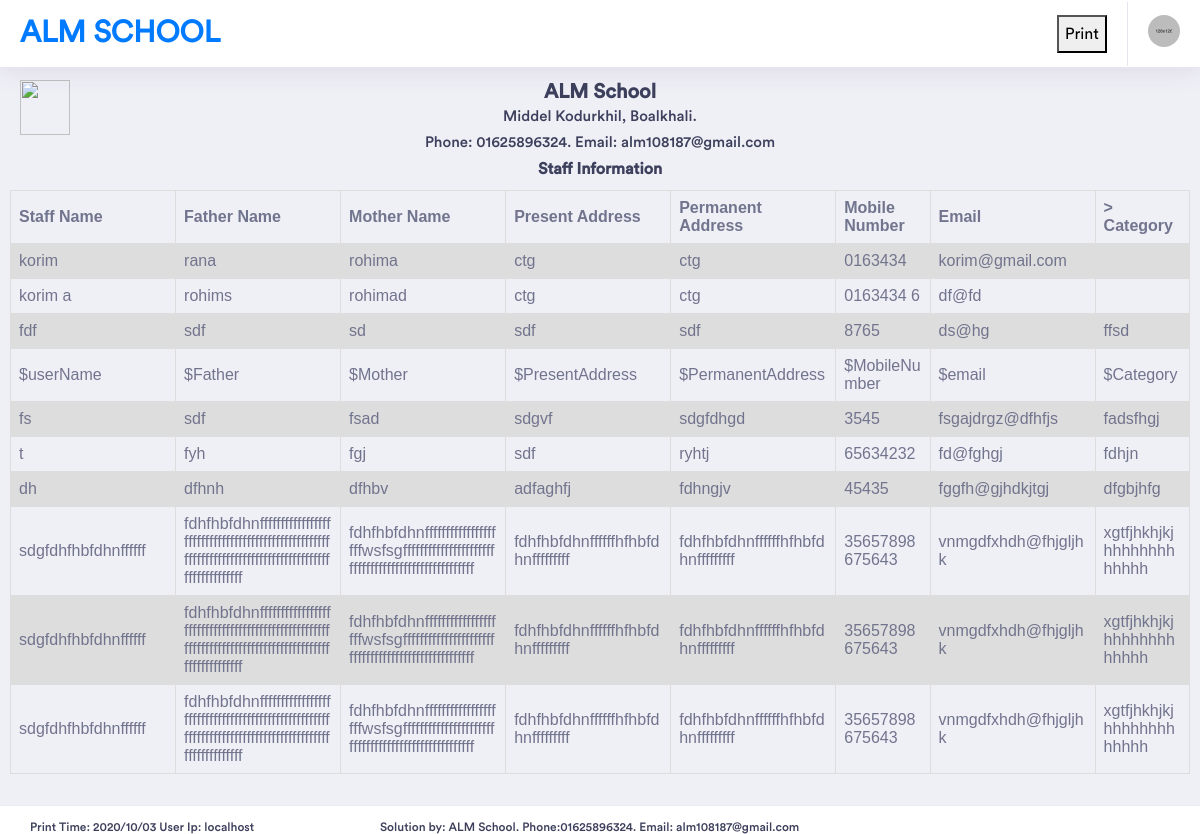
Screenshot of /RptStaff.php with the database file from the repository.
### tables this page shows
CREATE TABLE `staffinfo` (
  `autoId` int(11) NOT NULL,
  `studentName` varchar(100) NOT NULL,
  `fatherName` varchar(111) NOT NULL,
  `motherName` varchar(211) NOT NULL,
  `presentAddress` varchar(211) NOT NULL,
  `permanentAddress` varchar(211) NOT NULL,
  `MobileNumber` varchar(211) NOT NULL,
  `email` varchar(221) NOT NULL,
  `file` varchar(211) NOT NULL,
  `userId` varchar(211) NOT NULL,
  `entryTime` datetime NOT NULL,
  `Category` varchar(250) NOT NULL
);

### RptStaff.php (the view, shortened to what this page needs)
<html>
<head>
</head>
<body>
<div style="height: 70px;">
<?php
include("RptHeaderAll.php");
?>
</div>
<div style="padding: 10px;">
<div style=" height:110px;   text-align: center; ">
	<div style=" width:70px;  float: left;   z-index: 1; position: absolute; " >
	<img src="img/almlogo.png" class="w3-image w3-greyscale-min" style="width:50px; height:55px;" >
	</div>
	<div style=" width:100%; ">
		<h3 Style=" font-weight: bold; margin-bottom: 0px;">ALM School</h3>
		<h5 Style=" margin-bottom: 0px;">Middel Kodurkhil, Boalkhali.</h5>
		<h5 Style=" margin-bottom: 0px;">Phone: 01625896324. Email: alm108187@gmail.com</h5>
		<h4 Style=" font-weight: bold; margin-bottom: 0px;"> Staff Information</h4>
	</div>
</div>
<table style="padding: 15px; margin-bottom: 50px; table-layout: fixed; width: 100%;">
<tr>
<th Style='width:70px'> Staff Name</th>
<th Style='width:70px'> Father Name</th>
<th Style='width:70px'> Mother Name</th>
<th Style='width:70px'> Present Address </th>
<th Style='width:70px'> Permanent Address</th>
<th Style='width:40px'> Mobile Number </th>
<th Style='width:70px'> Email </th>
<th Style='width:40px'>> Category </th>
</tr>
<?php
$link= mysqli_connect("localhost", "root", "");
mysqli_select_db($link,"alm");
	$re="SELECT * FROM `staffinfo` ";
		$dl=mysqli_query($link,$re);
			while($row1=mysqli_fetch_array($dl))
			{
				echo"<tr>";
				echo"<td>".$row1['studentName']."</td>";
				echo"<td>".$row1['fatherName']."</td>";
				echo"<td>".$row1['motherName']."</td>";
				echo"<td>".$row1['presentAddress']."</td>";
				echo"<td>".$row1['permanentAddress']."</td>";
				echo"<td>".$row1['MobileNumber']."</td>";
				echo"<td>".$row1['email']."</td>";
				echo"<td>".$row1['Category']."</td>";
				echo"</tr>";
			}
?>
</table>
<div class="footer"  Style="height:10px;">
                   <h6 Style=" float: left; width: 350px;"> <?php
											echo "Print Time: " . date("Y/m/d");
											   echo " User Ip: ".$_SERVER['HTTP_HOST'];
											  ?></h6>
				<h6 Style=" float: left; width: 450px;">Solution by: ALM School. Phone:01625896324. Email: alm108187@gmail.com</h6>
</div>
</div>
</body>
</html>

### RptStaff.php (style rules this page uses)
table { font-family: arial, sans-serif; border-collapse: collapse; width: 100%; }
td, th { border: 1px solid #dddddd; text-align: left; padding: 8px; word-wrap: break-word; overflow-wrap: break-word; }
tr:nth-child(even) { background-color: #dddddd; }
.footer { position: fixed; left: 0; bottom: 0; width: 100%; }

### rows the page displays
staffinfo: studentName "korim", fatherName "rana", motherName "rohima", presentAddress "ctg", permanentAddress "ctg", MobileNumber "0163434", email "korim@gmail.com"
staffinfo: studentName "korim a", fatherName "rohims", motherName "rohimad", presentAddress "ctg", permanentAddress "ctg", MobileNumber "0163434 6", email "df@fd"
staffinfo: studentName "fdf", fatherName "sdf", motherName "sd", presentAddress "sdf", permanentAddress "sdf", MobileNumber "8765", email "ds@hg", Category "ffsd"
staffinfo: studentName "$userName", fatherName "$Father", motherName "$Mother", presentAddress "$PresentAddress", permanentAddress "$PermanentAddress", MobileNumber "$MobileNumber", email "$email", Category "$Category"
staffinfo: studentName "fs", fatherName "sdf", motherName "fsad", presentAddress "sdgvf", permanentAddress "sdgfdhgd", MobileNumber "3545", email "fsgajdrgz@dfhfjs", Category "fadsfhgj"
staffinfo: studentName "t", fatherName "fyh", motherName "fgj", presentAddress "sdf", permanentAddress "ryhtj", MobileNumber "65634232", email "fd@fghgj", Category "fdhjn"
staffinfo: studentName "dh", fatherName "dfhnh", motherName "dfhbv", presentAddress "adfaghfj", permanentAddress "fdhngjv", MobileNumber "45435", email "fggfh@gjhdkjtgj", Category "dfgbjhfg"
staffinfo: studentName "sdgfdhfhbfdhnffffff", fatherName "fdhfhbfdhnfffffffffffffffffffffffffffffffffffffffffffffffffffffffffffffffffffffffffffffffffffffffffffffffffffff", motherName "fdhfhbfdhnffffffffffffffffffffwsfsgffffffffffffffffffffffffffffffffffffffffffffffffffff", presentAddress "fdhfhbfdhnffffffhfhbfdhnfffffffff", permanentAddress "fdhfhbfdhnffffffhfhbfdhnfffffffff", MobileNumber "35657898675643", email "vnmgdfxhdh@fhjgljhk", Category "xgtfjhkhjkjhhhhhhhhhhhhh"
staffinfo: studentName "sdgfdhfhbfdhnffffff", fatherName "fdhfhbfdhnfffffffffffffffffffffffffffffffffffffffffffffffffffffffffffffffffffffffffffffffffffffffffffffffffffff", motherName "fdhfhbfdhnffffffffffffffffffffwsfsgffffffffffffffffffffffffffffffffffffffffffffffffffff", presentAddress "fdhfhbfdhnffffffhfhbfdhnfffffffff", permanentAddress "fdhfhbfdhnffffffhfhbfdhnfffffffff", MobileNumber "35657898675643", email "vnmgdfxhdh@fhjgljhk", Category "xgtfjhkhjkjhhhhhhhhhhhhh"
staffinfo: studentName "sdgfdhfhbfdhnffffff", fatherName "fdhfhbfdhnfffffffffffffffffffffffffffffffffffffffffffffffffffffffffffffffffffffffffffffffffffffffffffffffffffff", motherName "fdhfhbfdhnffffffffffffffffffffwsfsgffffffffffffffffffffffffffffffffffffffffffffffffffff", presentAddress "fdhfhbfdhnffffffhfhbfdhnfffffffff", permanentAddress "fdhfhbfdhnffffffhfhbfdhnfffffffff", MobileNumber "35657898675643", email "vnmgdfxhdh@fhjgljhk", Category "xgtfjhkhjkjhhhhhhhhhhhhh"

### other values shown
$_SERVER['HTTP_HOST'] "localhost"
